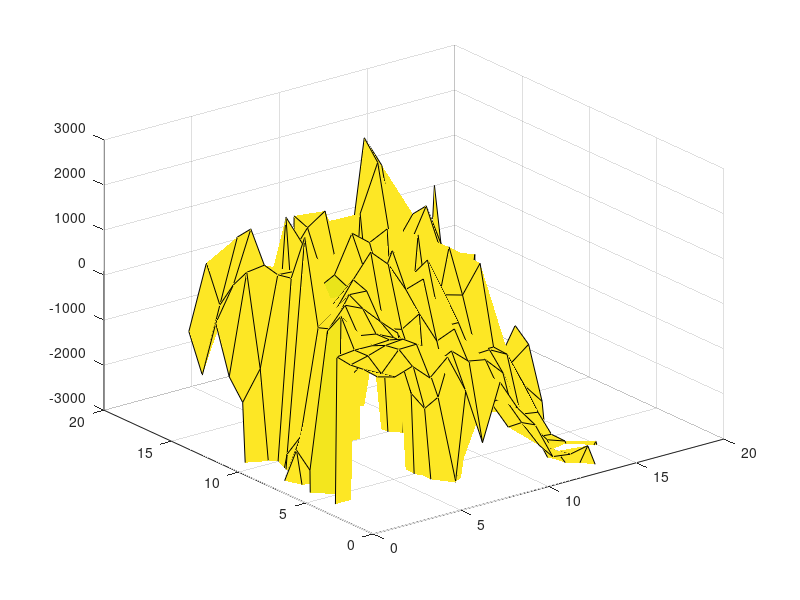

Write the MATLAB code that produced this figure. (Note: this script raises an error after producing the figure.)
clc; clear;

load('serp_U_total.mat');

% OP 페이즈 고정 후 각도만 확인 
% Serp Op 파라미터 [39.8, 189.9, -9.1, 66.5, 160.9, 7.0, 1]

OP_dA_lA = squeeze(U(:, 20, :, 17));

surf(OP_dA_lA);
zlim([-3000, 3000]);
clim([-3000 3000])